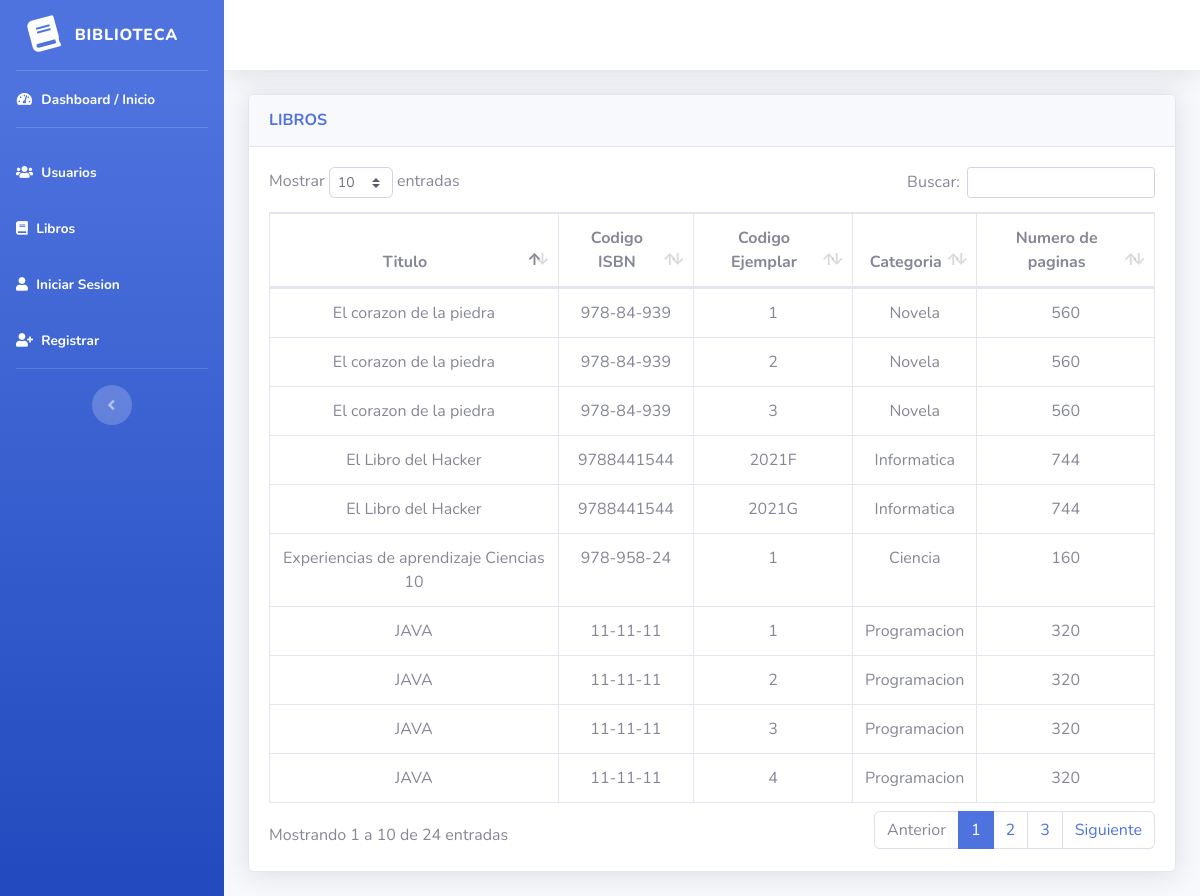
/index.php?c=libro, run on the app's committed database.
### tables this page shows
CREATE TABLE `libro` (
  `ISBN` varchar(10) NOT NULL,
  `ejemplar` varchar(10) NOT NULL,
  `nombre_libro` varchar(40) DEFAULT NULL,
  `categoria` int(1) DEFAULT NULL,
  `n_paginas` int(11) DEFAULT NULL,
  PRIMARY KEY (`ISBN`,`ejemplar`),
  KEY `Libro_Categoria` (`categoria`),
  CONSTRAINT `Libro_Categoria` FOREIGN KEY (`categoria`) REFERENCES `categoria` (`id`)
);

CREATE TABLE `categoria` (
  `id` int(1) NOT NULL AUTO_INCREMENT,
  `nombre` varchar(30) DEFAULT NULL,
  PRIMARY KEY (`id`)
);

### Controlador/LibroControlador.php (called while the page is built, shortened)
<?php
class LibroControlador
{
    public function __construct()
    {
        require_once("Modelo/LibroModelo.php");
    }
    public function index()
    {
        $libro = new LibroModelo();
        $data["titulo"] = "Libro";
        $data["libro"] = $libro->getLibros();
        require("Vista/libros.php");
    }
}

### Configuracion/database.php (called while the page is built, shortened)
<?php
class Conexion
{
    public static function conectar()
    {
        $link = new mysqli('localhost', 'root', '', 'biblioteca');
        return $link;
    }
}

### Modelo/LibroModelo.php (called while the page is built, shortened)
<?php
class LibroModelo
{
    private $db;
    private $libro;
    public function __construct()
    {
        $this->db = Conexion::conectar();
        $this->libro = array();
    }
    public function getLibros()
    {
        $sql = "SELECT libro.*,categoria.nombre
        FROM libro, categoria
        WHERE libro.categoria = categoria.id
        AND NOT EXISTS (SELECT *
                        FROM prestamo
                          WHERE libro.ejemplar = prestamo.libro_ejemplar
                          AND libro.ISBN = prestamo.libro_ISBN)";
        $resultado = $this->db->query($sql);
        while ($row = $resultado->fetch_assoc()) {
            $this->libro[] = $row;
        }
        return $this->libro;
    }
}

### Vista/libros.php (the view, shortened to what this page needs)
<!DOCTYPE html>
<html lang="es">
<head>
    <link href="http://localhost/PrinsParcial03/Vista/vendor/fontawesome-free/css/all.min.css" rel="stylesheet" type="text/css">
    <link href="http://localhost/PrinsParcial03/Vista/css/sb-admin-2.min.css" rel="stylesheet">
    <link href="http://localhost/PrinsParcial03/Vista/vendor/datatables/dataTables.bootstrap4.min.css" rel="stylesheet">
</head>
<body id="page-top">
    <div id="wrapper">
        <?php include("nav-ul.php"); ?>
        <div id="content-wrapper" class="d-flex flex-column">
            <div id="content">
                <?php include("nav-button.php"); ?>
                <div class="container-fluid">
                    <div class="card shadow mb-4">
                        <div class="card-header py-3">
                            <div class="row">
                                <div class="col">
                                    <h6 class="m-0 font-weight-bold text-primary">LIBROS</h6>
                                </div>
                            </div>
                        </div>
                        <div class="card-body">
                            <div class="table-responsive">
                                <table class="table table-bordered" id="dataTable" width="100%" cellspacing="0">
                                    <thead>
                                        <tr>
                                            <th scope="col" class="text-center">Titulo</th>
                                            <th scope="col" class="text-center">Codigo ISBN</th>
                                            <th scope="col" class="text-center">Codigo Ejemplar</th>
                                            <th scope="col" class="text-center">Categoria</th>
                                            <th scope="col" class="text-center">Numero de paginas</th>
                                        </tr>
                                    </thead>
                                    <tbody>
                                        <?php foreach ($data["libro"] as $data) { ?>
                                            <tr>
                                                <td class="text-center">
                                                    <?php echo $data['nombre_libro']; ?>
                                                </td>
                                                <td class="text-center">
                                                    <?php echo $data['ISBN']; ?>
                                                </td>
                                                <td class="text-center">
                                                    <?php echo $data['ejemplar'] ?>
                                                </td>
                                                <td class="text-center">
                                                <?php echo $data['nombre'] ?>
                                                </td>
                                                <td class="text-center">
                                                    <?php echo $data['n_paginas'] ?>
                                                </td>
                                            </tr>
                                        <?php }  ?>
                                    </tbody>
                                </table>
                            </div>
                        </div>
                    </div>
                </div>
            </div>
        </div>
    </div>
</body>
</html>

### data on the page
libro: nombre_libro "JAVA", ISBN "11-11-11", ejemplar "1", categoria.nombre "Programacion", n_paginas "320"
libro: nombre_libro "JAVA", ISBN "11-11-11", ejemplar "2", categoria.nombre "Programacion", n_paginas "320"
libro: nombre_libro "JAVA", ISBN "11-11-11", ejemplar "3", categoria.nombre "Programacion", n_paginas "320"
libro: nombre_libro "JAVA", ISBN "11-11-11", ejemplar "4", categoria.nombre "Programacion", n_paginas "320"
libro: nombre_libro "El corazon de la piedra", ISBN "978-84-939", ejemplar "1", categoria.nombre "Novela", n_paginas "560"
libro: nombre_libro "El corazon de la piedra", ISBN "978-84-939", ejemplar "2", categoria.nombre "Novela", n_paginas "560"
libro: nombre_libro "El corazon de la piedra", ISBN "978-84-939", ejemplar "3", categoria.nombre "Novela", n_paginas "560"
libro: nombre_libro "Experiencias de aprendizaje Ciencias 10", ISBN "978-958-24", ejemplar "1", categoria.nombre "Ciencia", n_paginas "160"
libro: nombre_libro "El Libro del Hacker", ISBN "9788441544", ejemplar "2021F", categoria.nombre "Informatica", n_paginas "744"
libro: nombre_libro "El Libro del Hacker", ISBN "9788441544", ejemplar "2021G", categoria.nombre "Informatica", n_paginas "744"
